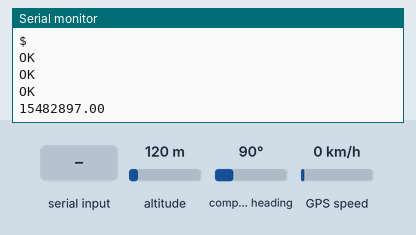
Simulated run of this sketch. Board: Arduino Uno, built for the host (arithmetic inside an expression is 32-bit, double 64-bit). On the bench: the last lines printed to the serial monitor. The inputs (shaded band) are chosen by the test bench; at power-on: altitude 120 m, compass heading 90°, GPS speed 0 km/h. The GPS gets a fix after 3 s at 37.7749, -122.4194 with 8 satellites; the modem accepts every AT command (registered, SIM ready, sends succeed) and sends nothing else.

Above: at 3.8 s.
3.9 s: "+CPAS: \n" received over the second serial link
At 4.5 s:
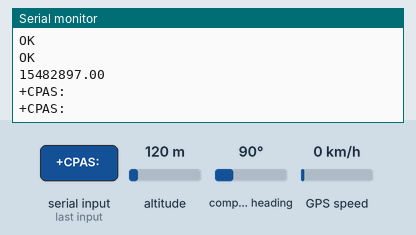
5.4 s: "90,45\n" received over the second serial link
At 5.57 s:
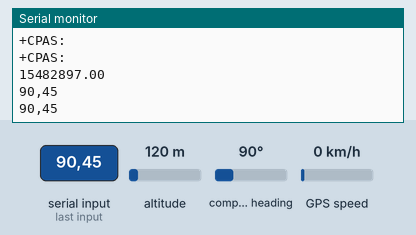

Measured:
- after the input at 3.9 s, the serial monitor: prints a new line at once (image 1)
- after the input at 5.4 s, the serial monitor: prints a new line at once (image 2)

The sketch:

Baby_tracker.ino
```cpp
#include <SoftwareSerial.h>
#include <TinyGPSPlus.h>

//GSM RX AND TX PIN
#define GsmRxPin 11
#define GsmTxPin 10
//GPS TX AND RX PIN
#define GpsRxPin 4
#define GpsTxPin 3

TinyGPSPlus gps;
SoftwareSerial gsmSerial(GsmTxPin, GsmRxPin);
SoftwareSerial gpsSerial(GpsTxPin, GpsRxPin);

String gsmData = " ";

String gpsLoc = "";

bool gsmRead = true;
bool gpsRead = false;

bool alertTest = true;

char *phoneNumber = "+254710175999";

//float initialLatitude = -1.046027;
//float initialLongitude = 37.095085;

float initialLatitude =  -1.5426450;
float initialLongitude = 37.262116;
const float maxDistance = 250;

float latitude, longitude;
unsigned long currentMillis;
void setup()
{
  Serial.begin(9600);
  delay(100);
  gsmSerial.begin(9600);
  gpsSerial.begin(9600);
  delay(1000);
  gsmSerial.print("AT+IPR=9600\n");
  delay(500);
  gsmSerial.print("ATE0\n");
  delay(500);
  gsmSerial.print("AT+CMGF=1\n");
  delay(500);
currentMillis = millis();

}
void loop()
{

  if(millis() - currentMillis > 6000 && alertTest == true)
    {
      sendAlert(latitude,longitude);
      alertTest = false;
    }
  //get Gsm data
  readGsmSerial();
  //update gps Serial
  readGpsSerial();

  // Handling gps data(process gps data after complete gps serial read)
  if (gpsRead == true)
  {
    latitude = gps.location.lat();
    longitude = gps.location.lng();
    float distance = getDistance(latitude, longitude, initialLatitude, initialLongitude);
    if (distance > maxDistance)
    {

    //  sendAlert(latitude,longitude);
    }

        Serial.println(distance);
        gpsRead = false;
  }


//Handling gsm data
if (gsmRead == true)
  {
    Serial.println(gsmData);
    //    String str = getCommand(gsmData);
    gsmRead = false;

  }

}

void terminateCall()
{

  gsmSerial.print("ATH\r\n");
  delay(100);
  Serial.println("Call terminated");
}

uint8_t checkCallStatus()
{
  gsmData = "";

  gsmSerial.print("AT+CPAS\r\n");
  readGsmSerial();
  gsmRead = false;

  return gsmData.substring(gsmData.indexOf("+CPAS: ") + 7, gsmData.indexOf("+CPAS: ") + 9).toInt();

}
void sendAlert(float childLat, float childLong)
{
  Serial.println("Sending Alert!!");
  String sms_data = "";
  sms_data = "Alert! Your Child is outside the School.\r";
  sms_data += "https://www.google.com/maps/place/";
  sms_data += String(childLat, 8);
  sms_data += ",";
  sms_data += String(childLong, 8);
  sendText(sms_data);
}
void sendText(String str)
{

  gsmSerial.print("AT+CMGS=\"");
  gsmSerial.print(phoneNumber);
  gsmSerial.println("\"");

  delay(100);
  gsmSerial.print(str.c_str());
  delay(100);
  gsmSerial.write(26);
  delay(2000);
  Serial.println("Text sent");
}

float getDistance(float flat1, float flon1, float flat2, float flon2) {
  // Variables
  float dist_calc = 0;
  float dist_calc2 = 0;
  float diflat = 0;
  float diflon = 0;
  // Calculations
  diflat = radians(flat2 - flat1);
  flat1 = radians(flat1);
  flat2 = radians(flat2);
  diflon = radians((flon2) - (flon1));
  dist_calc = (sin(diflat / 2.0) * sin(diflat / 2.0));
  dist_calc2 = cos(flat1);
  dist_calc2 *= cos(flat2);
  dist_calc2 *= sin(diflon / 2.0);
  dist_calc2 *= sin(diflon / 2.0);
  dist_calc += dist_calc2;
  dist_calc = (2 * atan2(sqrt(dist_calc), sqrt(1.0 - dist_calc)));
  dist_calc *= 6371000.0; //Converting to meters
  return dist_calc;
}
void readGsmSerial()
{
  gsmData = "";
  while (gsmSerial.available() > 0)
  {
    char ch = (char) gsmSerial.read();
    gsmData += ch;
    Serial.print(ch);
    if (ch == '\n')
    {
      gsmRead = true;
    }
  }
}
void readGpsSerial()
{
  while (gpsSerial.available() > 0)
  {

    if (gps.encode(gpsSerial.read()))
    {
      gpsRead = true;
    }

  }
}
```
